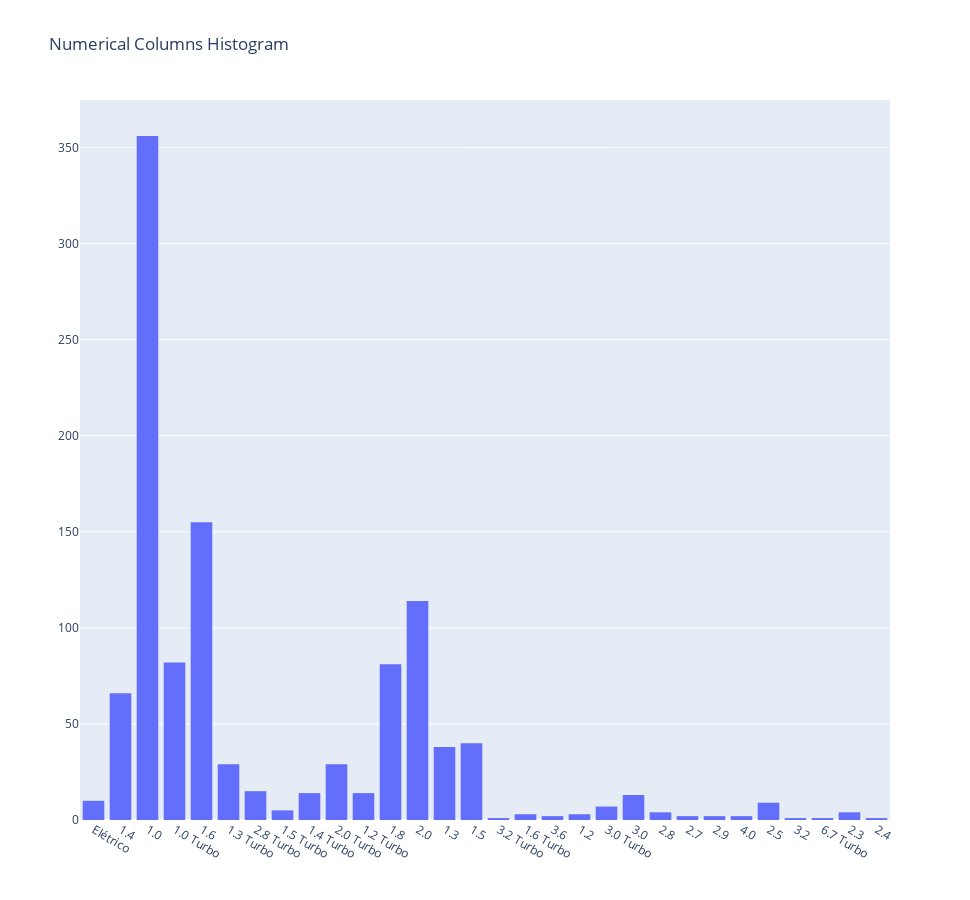

Notebook code cell kept with this figure:
### Markdown cell above
Mostrar histograma dos motores (utilizando dataframe antes de utilizar cat codes)

### Code cell
fig = go.Figure()

fig.add_trace(
    go.Histogram(x=df_categories['car_engine'])
)

fig.update_layout(height=900, width=970, title_text="Numerical Columns Histogram")
fig.show()

### Figure 1 — Plotly figure (JSON) as saved in the notebook; plotly's stock layout.template omitted (floating-point values rounded to 4 significant figures; data arrays with more than 128 entries replaced by an {"elided": "..."} marker saying what was removed)
{"data": [{"type": "histogram", "x": {"elided": "1103 str values"}}], "layout": {"height": 900, "title": {"text": "Numerical Columns Histogram"}, "width": 970}}
